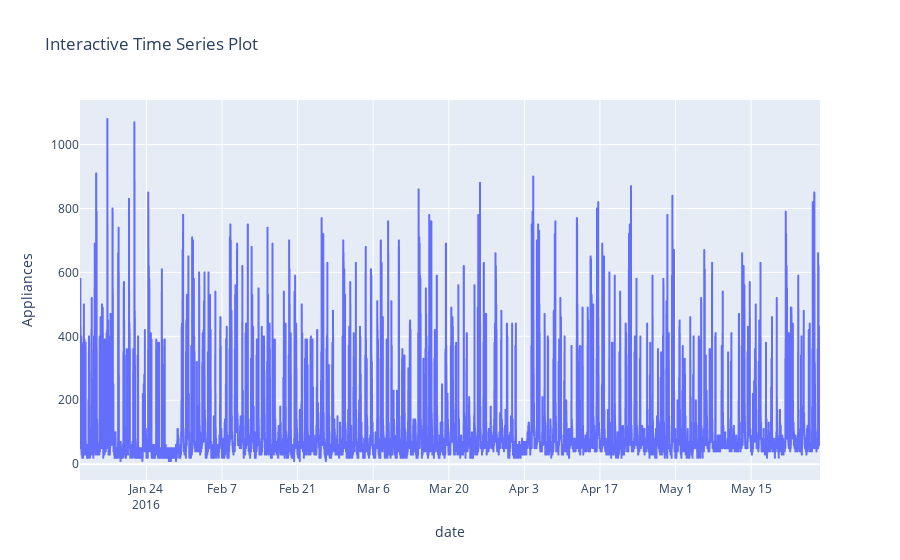

The code cell stored with this chart in its notebook:
### Code cell
import plotly.express as px


# Create an interactive line plot
fig = px.line(data, x="date", y="Appliances", title="Interactive Time Series Plot")


# Show the plot
fig.show()

### Figure 1 — Plotly figure (JSON) as saved in the notebook; plotly's stock layout.template omitted (floating-point values rounded to 4 significant figures; data arrays with more than 128 entries replaced by an {"elided": "..."} marker saying what was removed)
{"data": [{"hovertemplate": "date=%{x}<br>Appliances=%{y}<extra></extra>", "legendgroup": "", "line": {"color": "#636efa", "dash": "solid"}, "marker": {"symbol": "circle"}, "mode": "lines", "name": "", "showlegend": false, "type": "scattergl", "x": {"elided": "19735 str values"}, "xaxis": "x", "y": {"elided": "19735 int values"}, "yaxis": "y"}], "layout": {"legend": {"tracegroupgap": 0}, "title": {"text": "Interactive Time Series Plot"}, "xaxis": {"anchor": "y", "domain": [0, 1], "title": {"text": "date"}}, "yaxis": {"anchor": "x", "domain": [0, 1], "title": {"text": "Appliances"}}}}
